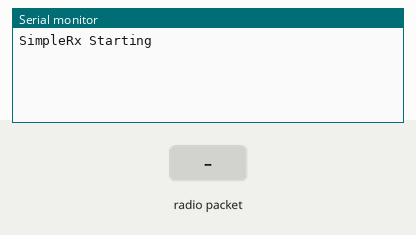
This sketch was run on a simulated Arduino Uno, built with avr-gcc and run on an emulated ATmega328P. Parts: the last lines printed to the serial monitor. Inputs (shaded band) come from the test bench. No radio packets arrive unless stated.

Above: at 1.2 s.
1.3 s: radio packet "1" arrives
At 2.1 s:
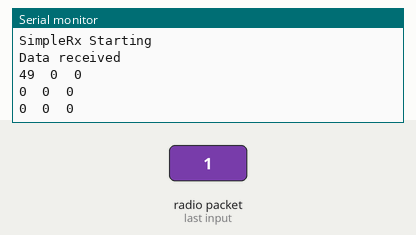
2.8 s: radio packet "0" arrives
At 3.3 s:
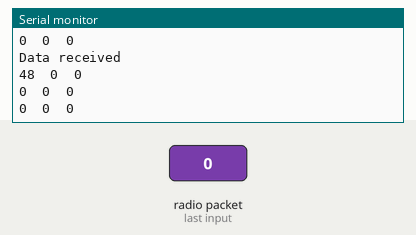
4.3 s: radio packet "2" arrives
At 5.6 s:
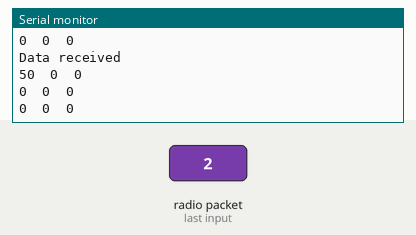
Timing chart, 0 to 7.3 s (numbered marks = the images above; inputs shaded):
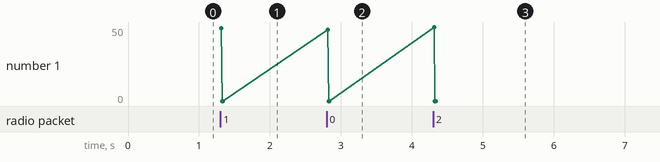

Measured:
- after the input at 1.3 s, the serial monitor: prints a new line at once (image 1)
- after the input at 2.8 s, the serial monitor: prints a new line at once (image 2)
- after the input at 4.3 s, the serial monitor: prints a new line at once (image 3)

The sketch:

rf24r.ino
```cpp
// SimpleRx - the slave or the receiver

#include <SPI.h>
#include <nRF24L01.h>
#include <RF24.h>

#define CE_PIN   9
#define CSN_PIN 10

const byte thisSlaveAddress[5] = {'R','x','A','A','A'};

RF24 radio(CE_PIN, CSN_PIN);

int dataReceived[3][3]; // this must match dataToSend in the TX
bool newData = false;

//===========

void setup() {

    Serial.begin(9600);

    Serial.println("SimpleRx Starting");
    radio.begin();
    radio.setDataRate( RF24_250KBPS );
    radio.openReadingPipe(1, thisSlaveAddress);
    radio.startListening();
}

//=============

void loop() {
    getData();
    showData();
}

//==============

void getData() {
    if ( radio.available() ) {
        radio.read( &dataReceived, sizeof(dataReceived) );
        newData = true;
    }
}

void showData() {
    if (newData == true) {
        Serial.println("Data received ");
        //Serial.prinln(dataReceived);
        for(int i=0;i<3;i++)
    {
      for(int j=0;j<3;j++)
      {
        Serial.print(dataReceived[i][j]);
        Serial.print("\t");
      }
      Serial.println();
    }
        newData = false;
    }
}
```
